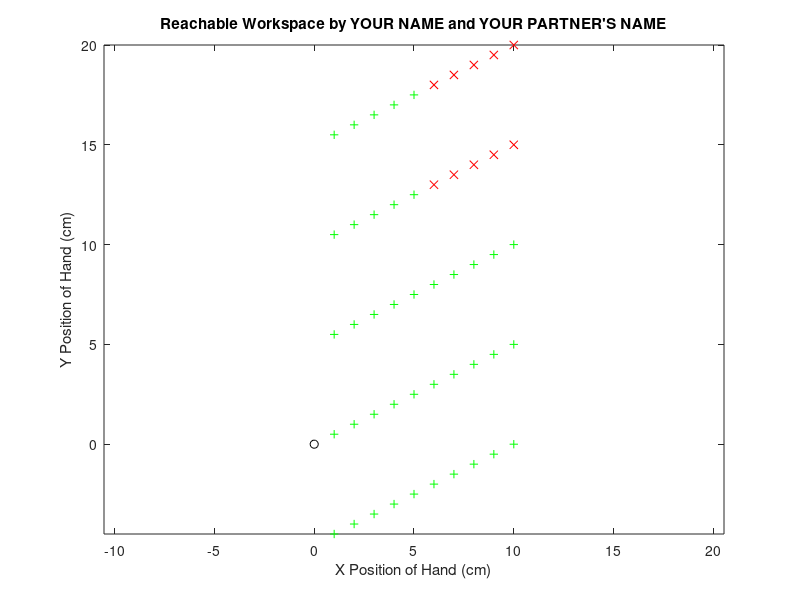

Write the MATLAB code that produced this figure.
%% MEAM 520 Homework 1
%
% Starter code written by Professor Katherine J. Kuchenbecker
% University of Pennsylvania
%
% The goal of this assignment is to plot the reachable workspace of the
% human arm in the horizontal plane, treating it like an RR manipulator.

% Clear all of the existing variables.
clear


%% Define Variables
% Add your own variables here.

variable1_deg = 5;
variable2_cm = 10;


%% Set Up Plot

figure(1)
clf

% Plot the shoulder as a black circle at the origin.
plot(0,0,'ko')

% Turn hold on so that we can plot additional things on this figure.
hold on

% Force the axes to be displayed as the same scale.
axis equal

% Label the axes, with units.
xlabel('X Position of Hand (cm)')
ylabel('Y Position of Hand (cm)')

% Set the title of the plot.
title('Reachable Workspace by YOUR NAME and YOUR PARTNER''S NAME')


%% Plot the Reachable Workspace
% Update this code.

for i = 1:10
    for j = -5:5:15

        % Calculate x and y locations.  
        x = i;
        y = j + 0.5*i;
        
        % Plot this position on the graph, setting the color based on the location.
        if ((y > 12) && (x > 5))
            plot(x,y,'rx')
        else
            plot(x,y,'g+')
        end
            
    end
end
